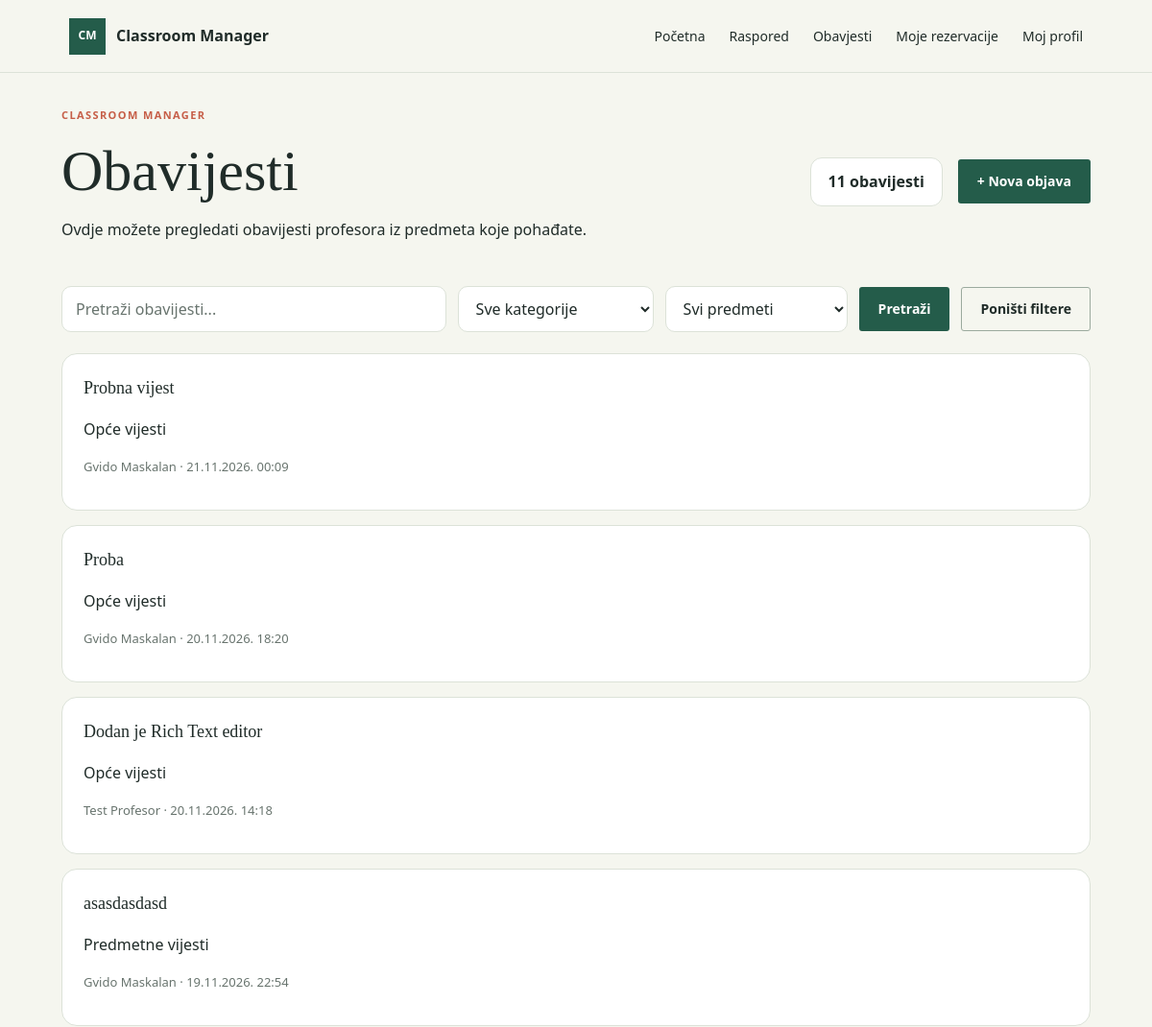
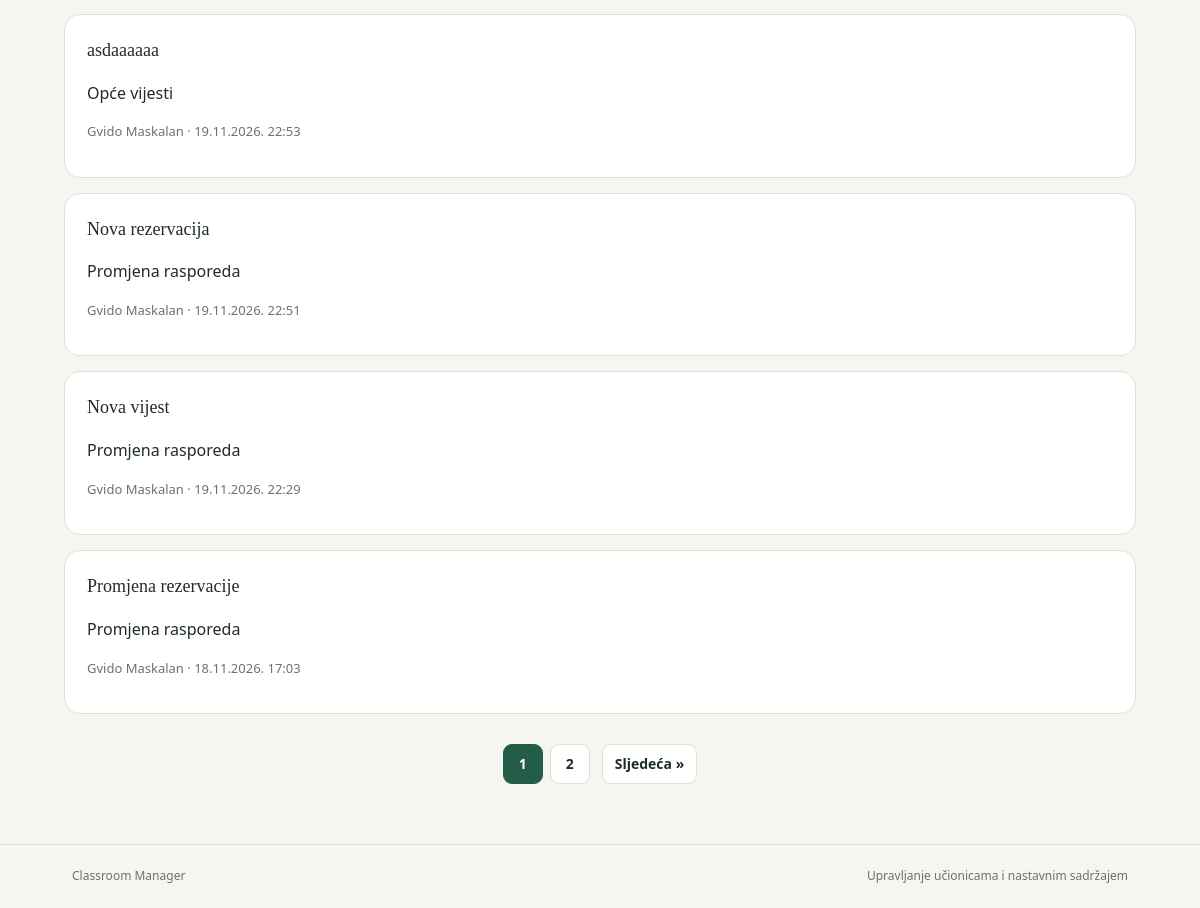
Before: /notifications.php (signed in) with the older database file (2 pictures, top to bottom).
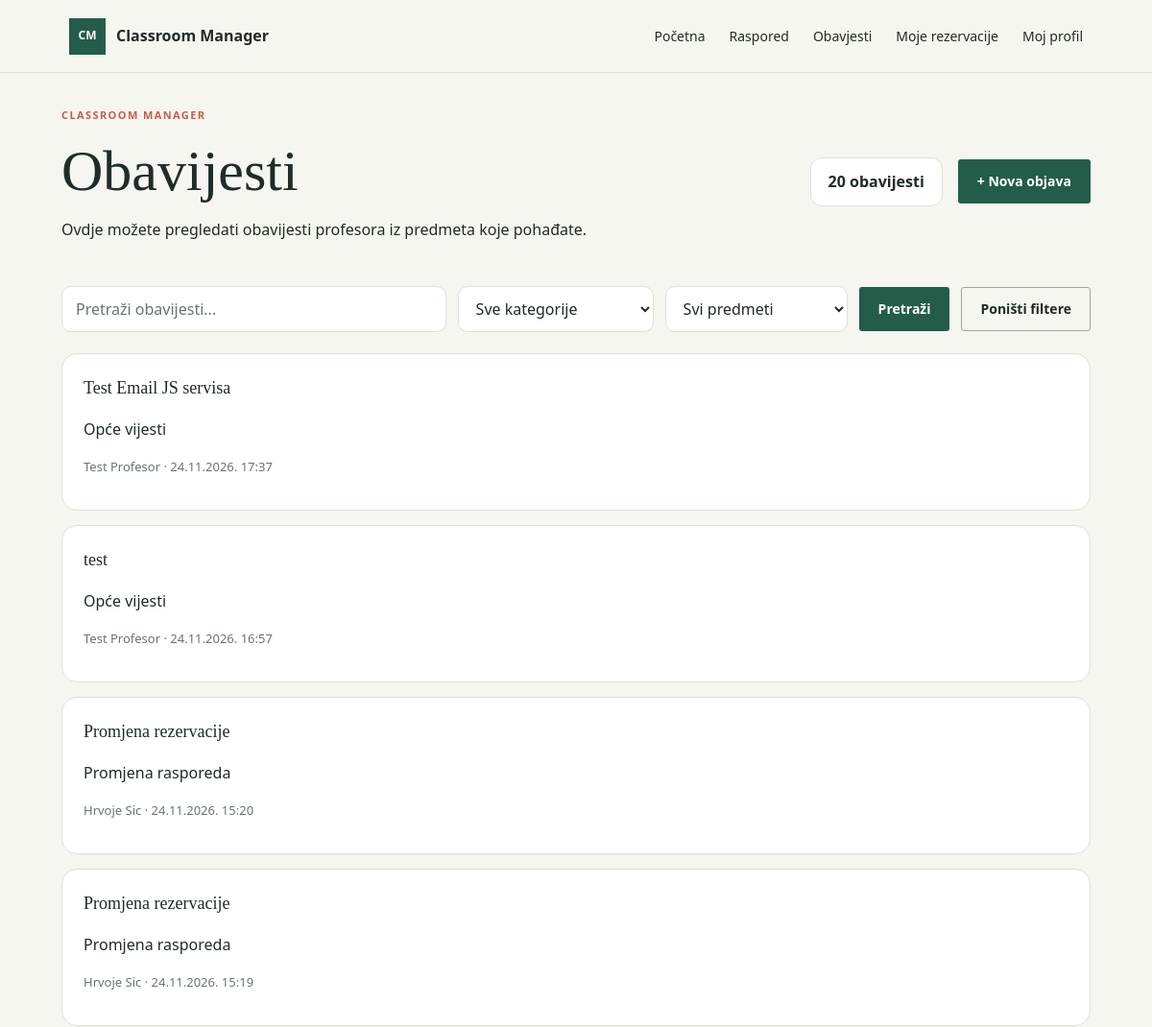
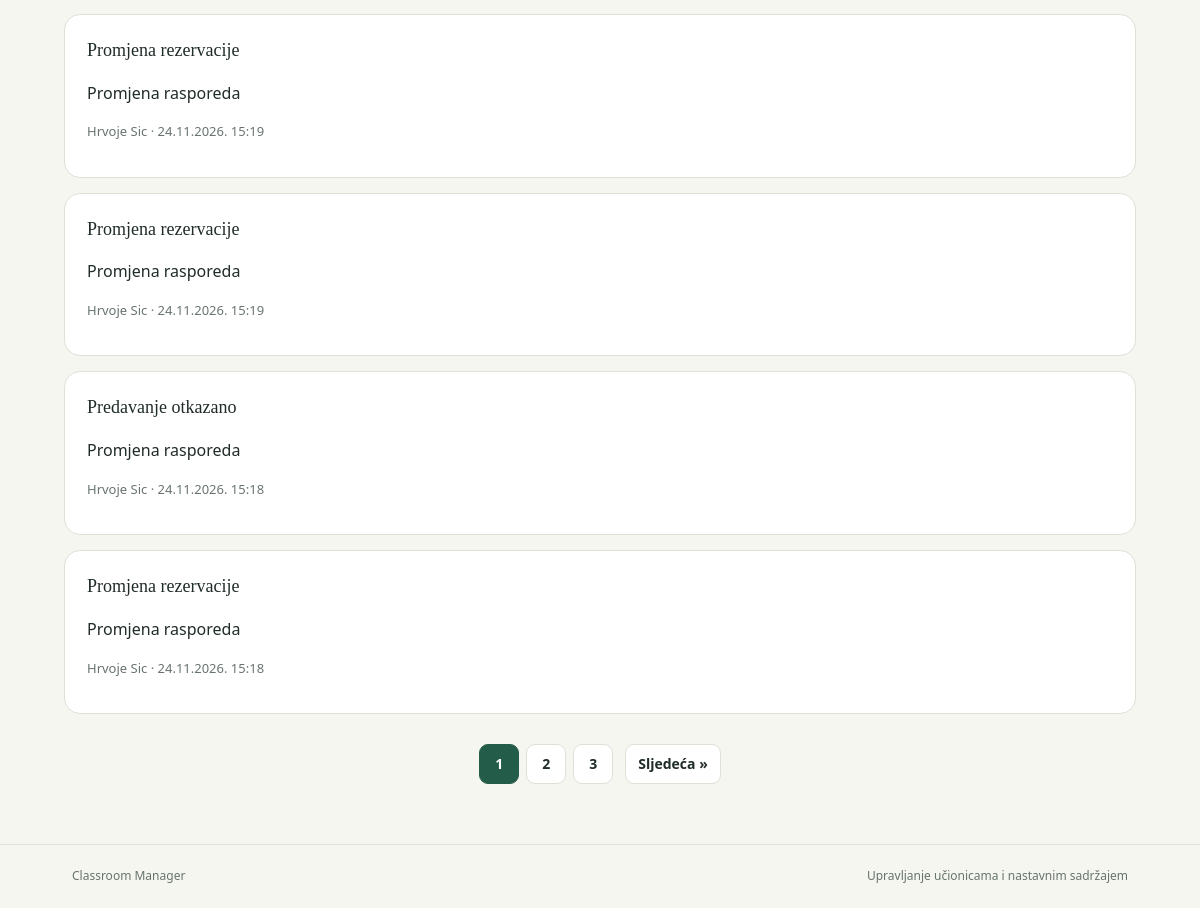
After: the same page with the newer database file (2 pictures, top to bottom).
### tables this page shows
CREATE TABLE `notifications` (
  `id` int(11) NOT NULL,
  `subject_id` int(11) DEFAULT NULL,
  `professor_id` int(11) NOT NULL,
  `title` varchar(255) NOT NULL,
  `message` text NOT NULL,
  `created_at` timestamp NOT NULL DEFAULT current_timestamp(),
  `image` varchar(255) DEFAULT NULL,
  `category_id` int(11) NOT NULL,
  `is_draft` tinyint(1) NOT NULL DEFAULT 0
);

CREATE TABLE `categories` (
  `id` int(11) NOT NULL,
  `name` varchar(100) NOT NULL
);

CREATE TABLE `users` (
  `id` int(11) NOT NULL,
  `Username` varchar(150) NOT NULL,
  `Email` varchar(150) NOT NULL,
  `Password` varchar(255) NOT NULL,
  `Role` varchar(50) NOT NULL DEFAULT 'Student',
  `Active` tinyint(1) NOT NULL DEFAULT 1
);

### config.php (called while the page is built, shortened)
<?php
function db(): PDO
{
    static $pdo;
    if ($pdo instanceof PDO) {
        return $pdo;
    }
    $host = getenv('DB_HOST') ?: '127.0.0.1';
    $name = getenv('DB_NAME') ?: 'classroommanager';
    $user = getenv('DB_USER') ?: 'root';
    $password = getenv('DB_PASS');
    $password = $password === false ? '' : $password;
    $pdo = new PDO(
        "mysql:host={$host};dbname={$name};charset=utf8mb4",
        $user,
        $password,
        [
            PDO::ATTR_ERRMODE => PDO::ERRMODE_EXCEPTION,
            PDO::ATTR_DEFAULT_FETCH_MODE => PDO::FETCH_ASSOC,
            PDO::ATTR_EMULATE_PREPARES => false,
        ]
    );
    return $pdo;
}

### functions.php (called while the page is built, shortened)
<?php
function e(string|int|null $value): string
{
    return htmlspecialchars((string) $value, ENT_QUOTES | ENT_SUBSTITUTE, 'UTF-8');
}
function current_user(): ?array
{
    $statement = db()->prepare(
        'SELECT id, Username, Email, Password, Role, Active FROM users WHERE Email = :email LIMIT 1'
    );
    $statement->execute(['email' => $_SESSION['user_email']]);
    $user = $statement->fetch();
    return $user;
}

### notifications.php (the view, shortened to what the changed rows need)
<?php
require_once __DIR__ . '/config.php';
require_once __DIR__ . '/functions.php';
$user = current_user();
$userId = $user['id'] ?? $user['ID'] ?? null;
$isProfessor = ($user['Role'] ?? '') === 'Professor';
$isAdmin = ($user['Role'] ?? '') === 'Admin';
$stmt = db()->prepare("
    SELECT DISTINCT
        n.id,
        n.subject_id,
        n.professor_id,
        n.title,
        n.message,
        n.created_at,
        n.image,
        n.category_id,
        n.is_draft,
        c.name AS category_name,
        s.name AS subject_name,
        u.username AS professor_name
    FROM notifications n
    JOIN users u ON u.id = n.professor_id
    LEFT JOIN categories c ON c.id = n.category_id
    LEFT JOIN subjects s ON s.id = n.subject_id
    LEFT JOIN user_subjects us
        ON us.subject_id = n.subject_id
        AND us.user_id = :user_id
    WHERE (
        n.subject_id IS NULL
        OR us.user_id IS NOT NULL
        OR :is_admin = 1
        OR n.professor_id = :author_id
    )
    AND (
        n.is_draft = 0
        OR :is_admin_draft = 1
        OR n.professor_id = :draft_author_id
    )
    ORDER BY n.created_at DESC
");
$stmt->execute([
    'user_id' => $userId,
    'is_admin' => $isAdmin ? 1 : 0,
    'author_id' => $userId,
    'is_admin_draft' => $isAdmin ? 1 : 0,
    'draft_author_id' => $userId,
]);
$allNotifications = $stmt->fetchAll(PDO::FETCH_ASSOC);
$selectedCategory = (int)($_GET['category'] ?? 0);
$selectedSubject = (int)($_GET['subject'] ?? 0);
$searchTerm = trim($_GET['search'] ?? '');
$notifications = array_filter(
    $allNotifications,
    function ($notification) use (
        $selectedCategory,
        $selectedSubject,
        $searchTerm
    ) {
        if (
            $selectedCategory > 0 &&
            (int)$notification['category_id'] !== $selectedCategory
        ) {
            return false;
        }
        if (
            $selectedSubject > 0 &&
            (int)$notification['subject_id'] !== $selectedSubject
        ) {
            return false;
        }
        if ($searchTerm !== '') {
            $searchTitle = stripos(
                $notification['title'],
                $searchTerm
            ) !== false;
            $searchMessage = stripos(
                $notification['message'],
                $searchTerm
            ) !== false;
            if (!$searchTitle && !$searchMessage) {
                return false;
            }
        }
        return true;
    }
);
$notifications = array_values($notifications);
$totalNotifications = count($notifications);
$perPage = 8;
$totalPages = max(1, (int)ceil($totalNotifications / $perPage));
$currentPage = max(1, (int)($_GET['page'] ?? 1));
$currentPage = min($currentPage, $totalPages);
$offset = ($currentPage - 1) * $perPage;
$notifications = array_slice($notifications, $offset, $perPage);
require __DIR__ . '/header.php';
?>
<main class="page-shell notifications-page">
    <div class="notifications-heading">
        <div>
            <h1>Obavijesti</h1>
        </div>
        <div class="notifications-actions">
            <div class="notification-count">
                <?= $totalNotifications ?> obavijesti
            </div>
            <?php if ($isProfessor): ?>
                <a href="create_post.php" class="button button-primary">
                    + Nova objava
                </a>
            <?php endif; ?>
        </div>
    </div>
    <section class="notification-list">
        <?php if (empty($notifications)): ?>
            <div class="notification-empty">
                <h2>Trenutno nema obavijesti</h2>
                <p class="muted">
                    Kada profesor objavi obavijest iz predmeta
                    koje pohađate, ona će se pojaviti ovdje.
                </p>
            </div>
        <?php else: ?>
            <?php foreach ($notifications as $notification): ?>
                <a
                    href="view_notification.php?id=<?= (int) $notification['id'] ?>"
                    class="notification-card notification-card-link"
                >
                    <div class="notification-card-top">
                        <div>
                            <h2>
                                <?= e($notification['title'] !== '' ? $notification['title'] : 'Nacrt bez naslova') ?>
                            </h2>
                            <p class="notification-category">
                                <?= e($notification['category_name'] ?? 'Bez kategorije') ?>
                            </p>
                            <p class="notification-meta">
                                <?= e($notification['professor_name']) ?>
                                ·
                                <?= date(
                                    'd.m.Y. H:i',
                                    strtotime($notification['created_at'])
                                ) ?>
                            </p>
                        </div>
                    </div>
                </a>
            <?php endforeach; ?>
        <?php endif; ?>
    </section>
    <?php if ($totalPages > 1): ?>
    <?php
    $paginationBase = 'notifications.php?' . http_build_query([
        'category' => $selectedCategory,
        'subject' => $selectedSubject,
        'search' => $searchTerm
    ]);
    ?>
    <nav class="notification-pagination" aria-label="Stranice obavijesti">
        <div class="pagination-numbers">
            <?php for ($page = 1; $page <= $totalPages; $page++): ?>
                <a
                    href="<?= e($paginationBase . '&page=' . $page) ?>"
                    class="pagination-number <?= $page === $currentPage ? 'active' : '' ?>"
                    <?= $page === $currentPage ? 'aria-current="page"' : '' ?>
                >
                    <?= $page ?>
                </a>
            <?php endfor; ?>
        </div>
    </nav>
<?php endif; ?>
</main>
<?php require __DIR__ . '/footer.php'; ?>

Changed rows visible on the page:
no longer on this page (row unchanged): notifications: title "Probna vijest", category.name "Opće vijesti", professor.Username "Gvido Maskalan", created_at "21.11.2026. 00:09"
no longer on this page (row unchanged): notifications: title "Proba", category.name "Opće vijesti", professor.Username "Gvido Maskalan", created_at "20.11.2026. 18:20"
no longer on this page (row unchanged): notifications: title "Dodan je Rich Text editor", category.name "Opće vijesti", professor.Username "Test Profesor", created_at "20.11.2026. 14:18"
no longer on this page (row unchanged): notifications: title "asasdasdasd", category.name "Predmetne vijesti", professor.Username "Gvido Maskalan", created_at "19.11.2026. 22:54"
no longer on this page (row unchanged): notifications: title "asdaaaaaa", category.name "Opće vijesti", professor.Username "Gvido Maskalan", created_at "19.11.2026. 22:53"
no longer on this page (row unchanged): notifications: title "Nova rezervacija", category.name "Promjena rasporeda", professor.Username "Gvido Maskalan", created_at "19.11.2026. 22:51"
no longer on this page (row unchanged): notifications: title "Nova vijest", category.name "Promjena rasporeda", professor.Username "Gvido Maskalan", created_at "19.11.2026. 22:29"
no longer on this page (row unchanged): notifications: title "Promjena rezervacije", category.name "Promjena rasporeda", professor.Username "Gvido Maskalan", created_at "18.11.2026. 17:03"
added notifications: title "Test Email JS servisa", category.name "Opće vijesti", professor.Username "Test Profesor", created_at "24.11.2026. 17:37"
added notifications: title "test", category.name "Opće vijesti", professor.Username "Test Profesor", created_at "24.11.2026. 16:57"
added notifications: title "Promjena rezervacije", category.name "Promjena rasporeda", professor.Username "Hrvoje Sic", created_at "24.11.2026. 15:20"
added notifications: title "Promjena rezervacije", category.name "Promjena rasporeda", professor.Username "Hrvoje Sic", created_at "24.11.2026. 15:19"
added notifications: title "Promjena rezervacije", category.name "Promjena rasporeda", professor.Username "Hrvoje Sic", created_at "24.11.2026. 15:19"
added notifications: title "Promjena rezervacije", category.name "Promjena rasporeda", professor.Username "Hrvoje Sic", created_at "24.11.2026. 15:19"
added notifications: title "Predavanje otkazano", category.name "Promjena rasporeda", professor.Username "Hrvoje Sic", created_at "24.11.2026. 15:18"
added notifications: title "Promjena rezervacije", category.name "Promjena rasporeda", professor.Username "Hrvoje Sic", created_at "24.11.2026. 15:18"
Other visible differences:
$totalNotifications: "11" → "20"
new list line: "3"
